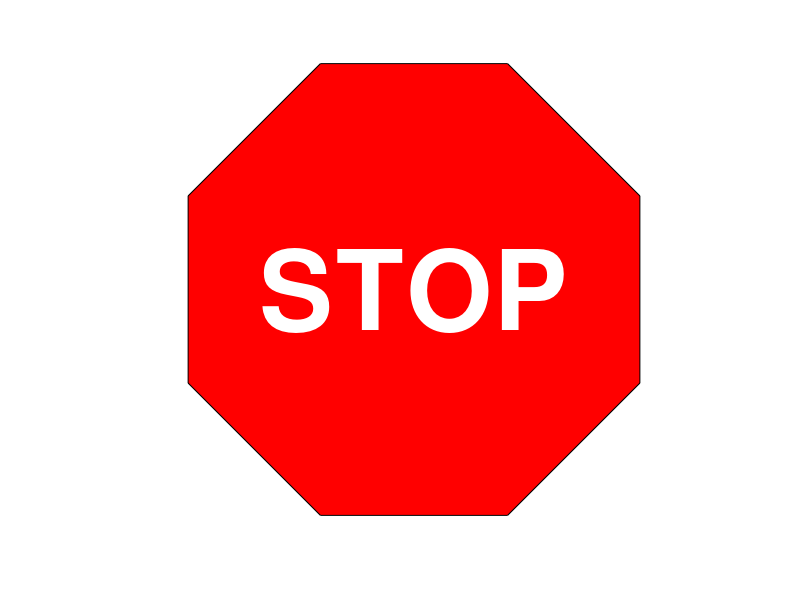

The MATLAB source for this figure:
t = (1:2:15)'*pi/8; 
x = sin(t); 
y = cos(t);
fill(x,y,'r');
% display(t);
axis square off;
text(0, 0, 'STOP', 'Color', 'w', 'FontSize', 80,...
    'FontWeight','bold','HorizontalAlignment','center');